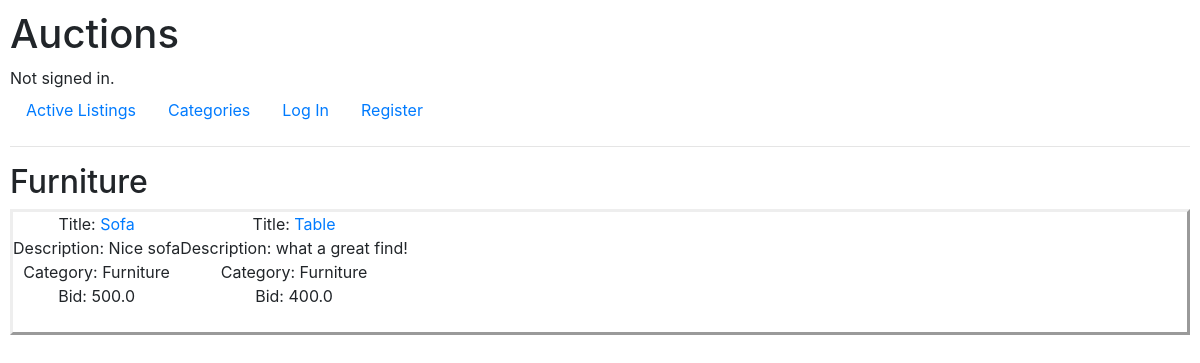
Screenshot of /Furniture with the database file from the repository.
### auctions/models.py (models this page shows)
class listings(models.Model):
    title = models.CharField(max_length=64)
    description = models.CharField(max_length=1000)
    bid = models.FloatField()
    category = models.CharField(max_length=64)
    image = models.CharField(max_length=1000)
    user = models.ForeignKey(User, on_delete=models.CASCADE, null=True, blank=True)
    status = models.CharField(max_length=10, default="open")

### auctions/views.py (the view)
# urls.py: path("<str:category>", views.category_view, name="category")
def category_view(request, category):
    list_id = listings.objects.filter(category=category)
    return render(request, "auctions/category.html",{
    "listings": list_id,
    "category": category
    })

### auctions/templates/auctions/category.html
{% extends "auctions/layout.html" %}
{% block body %}
    <h2>{{ category }}</h2>
    <div class="text-center" style="display: flex; flex-wrap: wrap; border-style: outset;">
        {% for listing in listings %}
            <div>
                Title: <a href="{% url 'listing' listing.id %}">{{ listing.title }}</a> <br>
                Description: {{ listing.description }} <br>
                Category: {{ listing.category }} <br>
                Bid: {{ listing.bid }} <br>
                <img src="{{ listing.image }}" alt="" height="300px"> <br>
            </div>
        {% endfor %}
    </div>
{% endblock %}

### auctions/static/auctions/styles.css (style rules this page uses)
body { padding: 10px; }

### rows the page displays
listings: title "Sofa", description "Nice sofa", category "Furniture", bid "500.0"
listings: title "Table", description "what a great find!", category "Furniture", bid "400.0"

### other values shown
{{ category }} "Furniture"
